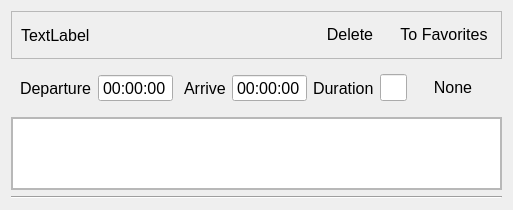
<?xml version="1.0" encoding="UTF-8"?>
<ui version="4.0">
 <class>Form</class>
 <widget class="QWidget" name="Form">
  <property name="geometry">
   <rect>
    <x>0</x>
    <y>0</y>
    <width>490</width>
    <height>210</height>
   </rect>
  </property>
  <property name="maximumSize">
   <size>
    <width>16777215</width>
    <height>16777215</height>
   </size>
  </property>
  <property name="font">
   <font>
    <pointsize>12</pointsize>
   </font>
  </property>
  <property name="windowTitle">
   <string>Form</string>
  </property>
  <property name="locale">
   <locale language="English" country="Germany"/>
  </property>
  <layout class="QVBoxLayout" name="verticalLayout">
   <item>
    <widget class="QFrame" name="frame">
     <property name="sizePolicy">
      <sizepolicy hsizetype="Expanding" vsizetype="Fixed">
       <horstretch>0</horstretch>
       <verstretch>0</verstretch>
      </sizepolicy>
     </property>
     <property name="minimumSize">
      <size>
       <width>0</width>
       <height>48</height>
      </size>
     </property>
     <property name="styleSheet">
      <string notr="true">font: 12pt &quot;Segoe UI&quot;;</string>
     </property>
     <property name="frameShape">
      <enum>QFrame::StyledPanel</enum>
     </property>
     <layout class="QHBoxLayout" name="horizontalLayout_2">
      <item>
       <widget class="QLabel" name="label_header">
        <property name="font">
         <font>
          <pointsize>12</pointsize>
          <italic>false</italic>
          <bold>false</bold>
         </font>
        </property>
        <property name="styleSheet">
         <string notr="true"/>
        </property>
        <property name="text">
         <string>TextLabel</string>
        </property>
       </widget>
      </item>
      <item>
       <spacer name="horizontalSpacer_3">
        <property name="orientation">
         <enum>Qt::Horizontal</enum>
        </property>
        <property name="sizeHint" stdset="0">
         <size>
          <width>40</width>
          <height>20</height>
         </size>
        </property>
       </spacer>
      </item>
      <item>
       <widget class="QPushButton" name="pushButton_delete">
        <property name="minimumSize">
         <size>
          <width>0</width>
          <height>0</height>
         </size>
        </property>
        <property name="text">
         <string>Delete</string>
        </property>
        <property name="icon">
         <iconset>
          <normaloff>icons/alarm-clock-blue_24_24.png</normaloff>icons/alarm-clock-blue_24_24.png</iconset>
        </property>
        <property name="iconSize">
         <size>
          <width>16</width>
          <height>16</height>
         </size>
        </property>
        <property name="autoDefault">
         <bool>false</bool>
        </property>
        <property name="flat">
         <bool>true</bool>
        </property>
       </widget>
      </item>
      <item>
       <widget class="QPushButton" name="pushButton_close">
        <property name="sizePolicy">
         <sizepolicy hsizetype="Fixed" vsizetype="Fixed">
          <horstretch>0</horstretch>
          <verstretch>0</verstretch>
         </sizepolicy>
        </property>
        <property name="font">
         <font>
          <pointsize>12</pointsize>
          <italic>false</italic>
          <bold>false</bold>
         </font>
        </property>
        <property name="text">
         <string>To Favorites</string>
        </property>
        <property name="icon">
         <iconset>
          <normaloff>icons/prohibition.png</normaloff>icons/prohibition.png</iconset>
        </property>
        <property name="iconSize">
         <size>
          <width>16</width>
          <height>16</height>
         </size>
        </property>
        <property name="flat">
         <bool>true</bool>
        </property>
       </widget>
      </item>
     </layout>
    </widget>
   </item>
   <item>
    <widget class="QFrame" name="frame">
     <property name="sizePolicy">
      <sizepolicy hsizetype="Expanding" vsizetype="Minimum">
       <horstretch>0</horstretch>
       <verstretch>0</verstretch>
      </sizepolicy>
     </property>
     <layout class="QHBoxLayout" name="horizontalLayout">
      <item>
       <widget class="QLabel" name="label_depature">
        <property name="text">
         <string>Departure</string>
        </property>
       </widget>
      </item>
      <item>
       <widget class="QTimeEdit" name="timeEdit">
        <property name="enabled">
         <bool>true</bool>
        </property>
        <property name="wrapping">
         <bool>false</bool>
        </property>
        <property name="frame">
         <bool>true</bool>
        </property>
        <property name="readOnly">
         <bool>true</bool>
        </property>
        <property name="buttonSymbols">
         <enum>QAbstractSpinBox::NoButtons</enum>
        </property>
        <property name="keyboardTracking">
         <bool>false</bool>
        </property>
       </widget>
      </item>
      <item>
       <spacer name="horizontalSpacer_2">
        <property name="orientation">
         <enum>Qt::Horizontal</enum>
        </property>
        <property name="sizeType">
         <enum>QSizePolicy::Fixed</enum>
        </property>
        <property name="sizeHint" stdset="0">
         <size>
          <width>5</width>
          <height>20</height>
         </size>
        </property>
       </spacer>
      </item>
      <item>
       <widget class="QLabel" name="laberl_arrive">
        <property name="text">
         <string>Arrive</string>
        </property>
       </widget>
      </item>
      <item>
       <widget class="QTimeEdit" name="timeEdit_2">
        <property name="enabled">
         <bool>true</bool>
        </property>
        <property name="frame">
         <bool>true</bool>
        </property>
        <property name="readOnly">
         <bool>true</bool>
        </property>
        <property name="buttonSymbols">
         <enum>QAbstractSpinBox::NoButtons</enum>
        </property>
        <property name="keyboardTracking">
         <bool>false</bool>
        </property>
        <property name="showGroupSeparator" stdset="0">
         <bool>false</bool>
        </property>
       </widget>
      </item>
      <item>
       <widget class="QLabel" name="label_duration">
        <property name="text">
         <string>Duration</string>
        </property>
       </widget>
      </item>
      <item>
       <widget class="QLineEdit" name="line_duration">
        <property name="maximumSize">
         <size>
          <width>105</width>
          <height>16777215</height>
         </size>
        </property>
        <property name="readOnly">
         <bool>true</bool>
        </property>
       </widget>
      </item>
      <item>
       <spacer name="horizontalSpacer">
        <property name="orientation">
         <enum>Qt::Horizontal</enum>
        </property>
        <property name="sizeHint" stdset="0">
         <size>
          <width>40</width>
          <height>20</height>
         </size>
        </property>
       </spacer>
      </item>
      <item>
       <widget class="QPushButton" name="pushButton_add">
        <property name="sizePolicy">
         <sizepolicy hsizetype="Fixed" vsizetype="Fixed">
          <horstretch>0</horstretch>
          <verstretch>0</verstretch>
         </sizepolicy>
        </property>
        <property name="text">
         <string>None</string>
        </property>
        <property name="icon">
         <iconset>
          <normaloff>icons/arrow-curve.png</normaloff>icons/arrow-curve.png</iconset>
        </property>
        <property name="iconSize">
         <size>
          <width>24</width>
          <height>24</height>
         </size>
        </property>
        <property name="flat">
         <bool>true</bool>
        </property>
       </widget>
      </item>
     </layout>
    </widget>
   </item>
   <item>
    <widget class="QFrame" name="frame_2">
     <property name="frameShape">
      <enum>QFrame::StyledPanel</enum>
     </property>
     <property name="frameShadow">
      <enum>QFrame::Raised</enum>
     </property>
     <layout class="QVBoxLayout" name="verticalLayout_2">
      <property name="leftMargin">
       <number>0</number>
      </property>
      <property name="topMargin">
       <number>0</number>
      </property>
      <property name="rightMargin">
       <number>0</number>
      </property>
      <property name="bottomMargin">
       <number>0</number>
      </property>
      <item>
       <widget class="QTextEdit" name="tickets_text">
        <property name="sizePolicy">
         <sizepolicy hsizetype="Expanding" vsizetype="Expanding">
          <horstretch>0</horstretch>
          <verstretch>0</verstretch>
         </sizepolicy>
        </property>
        <property name="readOnly">
         <bool>true</bool>
        </property>
       </widget>
      </item>
     </layout>
    </widget>
   </item>
   <item>
    <widget class="Line" name="line">
     <property name="orientation">
      <enum>Qt::Horizontal</enum>
     </property>
    </widget>
   </item>
  </layout>
 </widget>
 <resources/>
 <connections/>
</ui>
